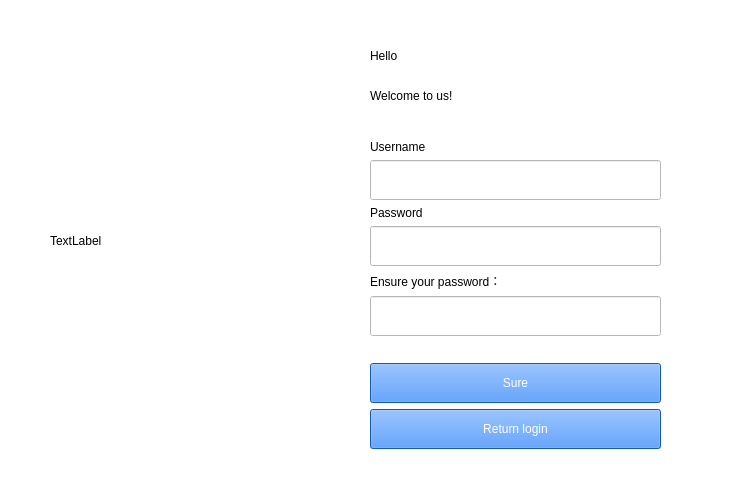
<?xml version="1.0" encoding="UTF-8"?>
<ui version="4.0">
 <class>Signup</class>
 <widget class="QWidget" name="Signup">
  <property name="geometry">
   <rect>
    <x>0</x>
    <y>0</y>
    <width>745</width>
    <height>486</height>
   </rect>
  </property>
  <property name="windowTitle">
   <string>Form</string>
  </property>
  <property name="styleSheet">
   <string notr="true">background-color: rgb(255, 255, 255);</string>
  </property>
  <widget class="QLabel" name="label_image">
   <property name="geometry">
    <rect>
     <x>50</x>
     <y>0</y>
     <width>261</width>
     <height>481</height>
    </rect>
   </property>
   <property name="text">
    <string>TextLabel</string>
   </property>
  </widget>
  <widget class="QLabel" name="label">
   <property name="geometry">
    <rect>
     <x>370</x>
     <y>40</y>
     <width>161</width>
     <height>31</height>
    </rect>
   </property>
   <property name="styleSheet">
    <string notr="true">font: 87 20pt &quot;Arial Black&quot;;</string>
   </property>
   <property name="text">
    <string>Hello</string>
   </property>
  </widget>
  <widget class="QLabel" name="label_2">
   <property name="geometry">
    <rect>
     <x>370</x>
     <y>70</y>
     <width>301</width>
     <height>51</height>
    </rect>
   </property>
   <property name="styleSheet">
    <string notr="true">font: 87 20pt &quot;Arial Black&quot;;</string>
   </property>
   <property name="text">
    <string>Welcome to us!</string>
   </property>
  </widget>
  <widget class="QWidget" name="layoutWidget">
   <property name="geometry">
    <rect>
     <x>370</x>
     <y>140</y>
     <width>291</width>
     <height>309</height>
    </rect>
   </property>
   <layout class="QVBoxLayout" name="verticalLayout">
    <item>
     <widget class="QLabel" name="label_3">
      <property name="styleSheet">
       <string notr="true">font: 10pt &quot;Arial&quot;;</string>
      </property>
      <property name="text">
       <string>Username</string>
      </property>
     </widget>
    </item>
    <item>
     <widget class="QLineEdit" name="lineEdit_username">
      <property name="minimumSize">
       <size>
        <width>0</width>
        <height>40</height>
       </size>
      </property>
     </widget>
    </item>
    <item>
     <widget class="QLabel" name="label_4">
      <property name="styleSheet">
       <string notr="true">font: 10pt &quot;Arial&quot;;</string>
      </property>
      <property name="text">
       <string>Password</string>
      </property>
     </widget>
    </item>
    <item>
     <widget class="QLineEdit" name="lineEdit_passwd">
      <property name="minimumSize">
       <size>
        <width>0</width>
        <height>40</height>
       </size>
      </property>
     </widget>
    </item>
    <item>
     <widget class="QLabel" name="label_5">
      <property name="styleSheet">
       <string notr="true">font: 10pt &quot;Arial&quot;;</string>
      </property>
      <property name="text">
       <string>Ensure your password：</string>
      </property>
     </widget>
    </item>
    <item>
     <widget class="QLineEdit" name="lineEdit_surepasswd">
      <property name="minimumSize">
       <size>
        <width>0</width>
        <height>40</height>
       </size>
      </property>
     </widget>
    </item>
    <item>
     <layout class="QVBoxLayout" name="verticalLayout_2">
      <item>
       <spacer name="verticalSpacer">
        <property name="orientation">
         <enum>Qt::Vertical</enum>
        </property>
        <property name="sizeHint" stdset="0">
         <size>
          <width>20</width>
          <height>40</height>
         </size>
        </property>
       </spacer>
      </item>
      <item>
       <widget class="QPushButton" name="pushButton_2">
        <property name="minimumSize">
         <size>
          <width>0</width>
          <height>40</height>
         </size>
        </property>
        <property name="styleSheet">
         <string notr="true">background-color: rgb(29, 123, 255);
color: rgb(255, 255, 255);
font: 25 9pt &quot;Bahnschrift Light&quot;;</string>
        </property>
        <property name="text">
         <string>Sure</string>
        </property>
       </widget>
      </item>
      <item>
       <widget class="QPushButton" name="btn_return">
        <property name="minimumSize">
         <size>
          <width>0</width>
          <height>40</height>
         </size>
        </property>
        <property name="styleSheet">
         <string notr="true">background-color: rgb(29, 123, 255);
color: rgb(255, 255, 255);
font: 25 9pt &quot;Bahnschrift Light&quot;;</string>
        </property>
        <property name="text">
         <string>Return login</string>
        </property>
       </widget>
      </item>
     </layout>
    </item>
   </layout>
  </widget>
 </widget>
 <resources/>
 <connections/>
</ui>
